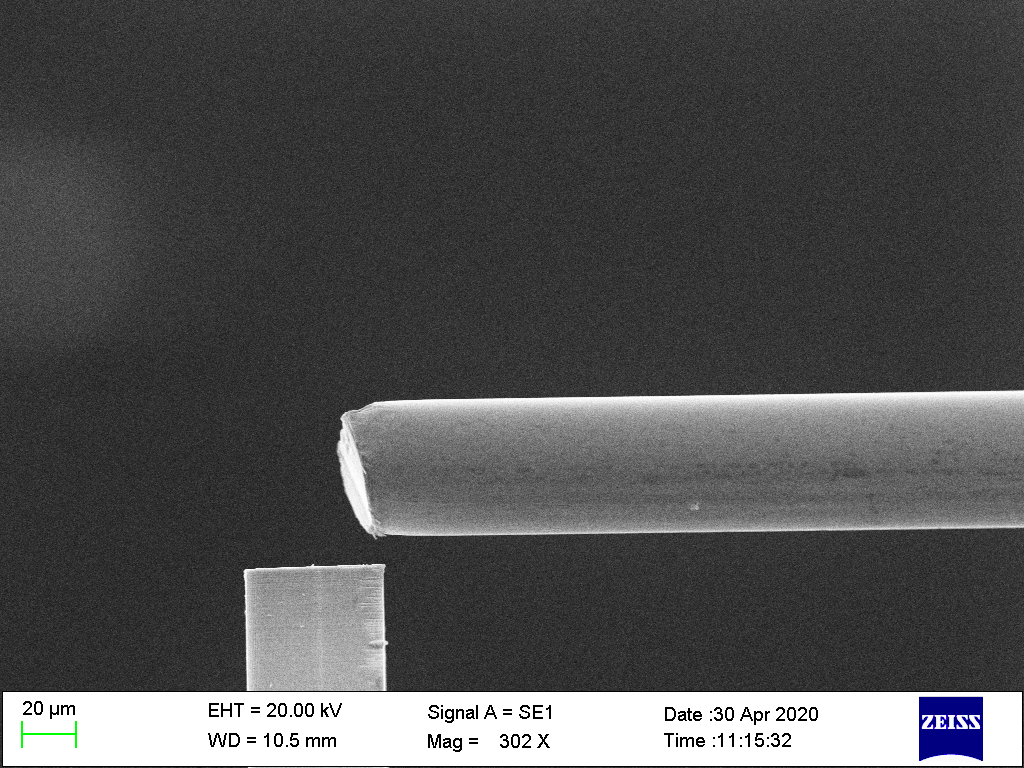
#> input picture noise_img/11.bmp, 1024 x 768 px, found by its file name
$ python '旋转图片.py'   (Python 2 division)
#> lines starting #> are read from the running program, lines starting #| are printed output that depends on the picture; long printed decimals are rounded
#> further down, image is the input picture: shape (768, 1024, 3); mean B, G, R 81.3, 80.8, 80.7
from math import *
import cv2
import os
import glob
import numpy as np

def rotate_img(img, angle):
    '''
    img   --image
    angle --rotation angle
    return--rotated img
    '''
#> called with angle = 1
    h, w = img.shape[:2]
#> h = 768; w = 1024
    rotate_center = (w/2, h/2)
#> rotate_center = (512, 384)
    #获取旋转矩阵
    # 参数1为旋转中心点;
    # 参数2为旋转角度,正值-逆时针旋转;负值-顺时针旋转
    # 参数3为各向同性的比例因子,1.0原图，2.0变成原来的2倍，0.5变成原来的0.5倍
    M = cv2.getRotationMatrix2D(rotate_center, angle, 1.0)
#> M = [[1, 0.0175, -6.62], [-0.0175, 1, 8.99]]
    print(M)
#| [[ 0.9998   0.01745 -6.624]
#|  [-0.01745  0.9998   8.994]]
    #计算图像新边界
    new_w = int(h * np.abs(M[0, 1]) + w * np.abs(M[0, 0]))
#> new_w = 1037
    new_h = int(h * np.abs(M[0, 0]) + w * np.abs(M[0, 1]))
#> new_h = 785
    #调整旋转矩阵以考虑平移
    M[0, 2] += (new_w - w) / 2
    M[1, 2] += (new_h - h) / 2

    rotated_img = cv2.warpAffine(img, M, (new_w, new_h))
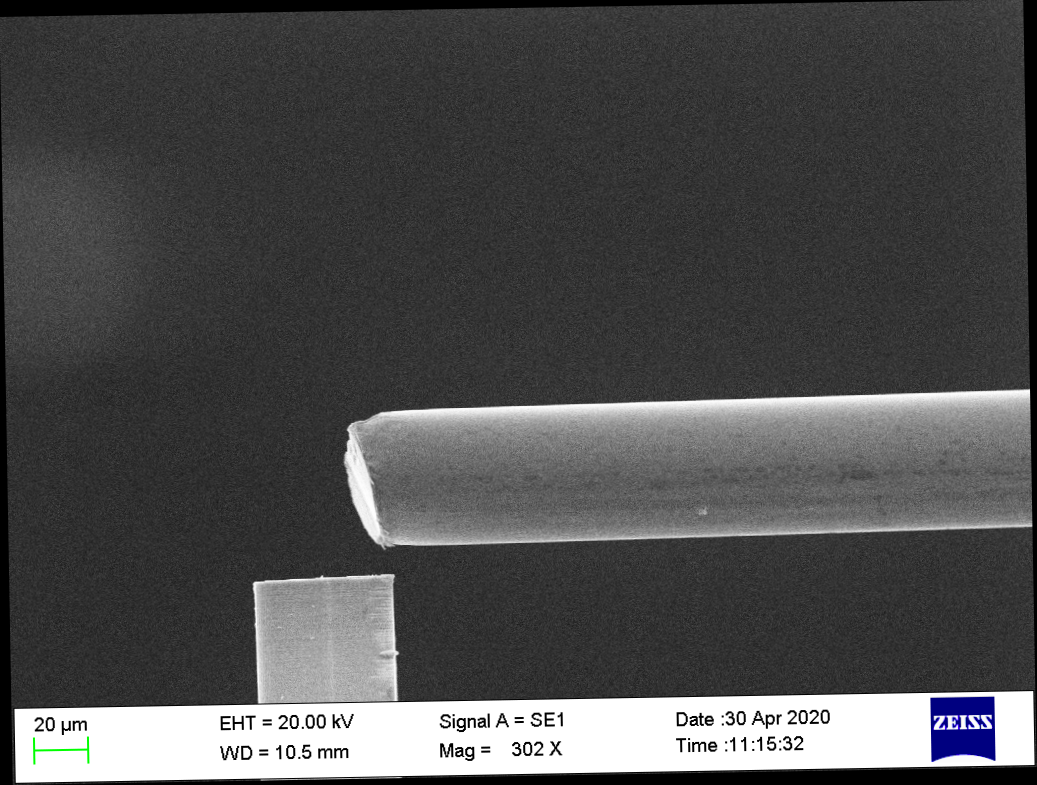
#> rotated_img: shape (785, 1037, 3); mean B, G, R 78.5, 78, 78
    constant = np.array([0.0,0.0,0.0])
    rotated_img_pad = a = cv2.copyMakeBorder(rotated_img,100,100,100,100,cv2.BORDER_CONSTANT,value=[0,0,0])
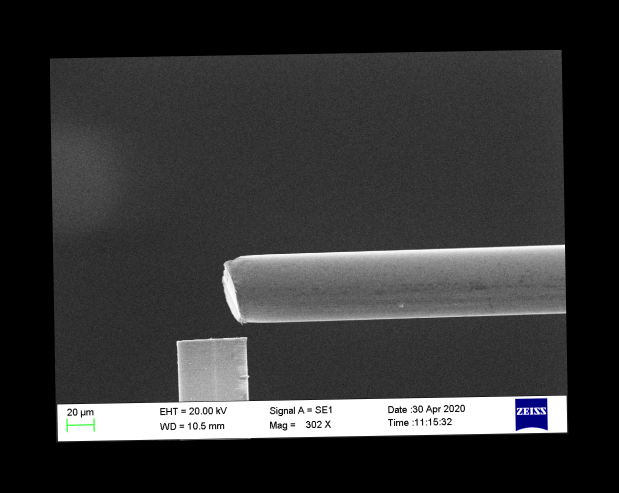
#> rotated_img_pad: shape (985, 1237, 3) (shown at 1/2 size); mean B, G, R 52.5, 52.1, 52.1
    (h1,w1,z1) = rotated_img_pad.shape
#> h1 = 985; w1 = 1237; z1 = 3
    print(h1,w1)
#| 985 1237
    #print(h//2-240,h//2+240,w//2-320,w//2+320)
    rotated_cut_img = rotated_img_pad[h1//2-h/2:h1//2+h//2,w1//2-w//2:w1//2+w//2,:]
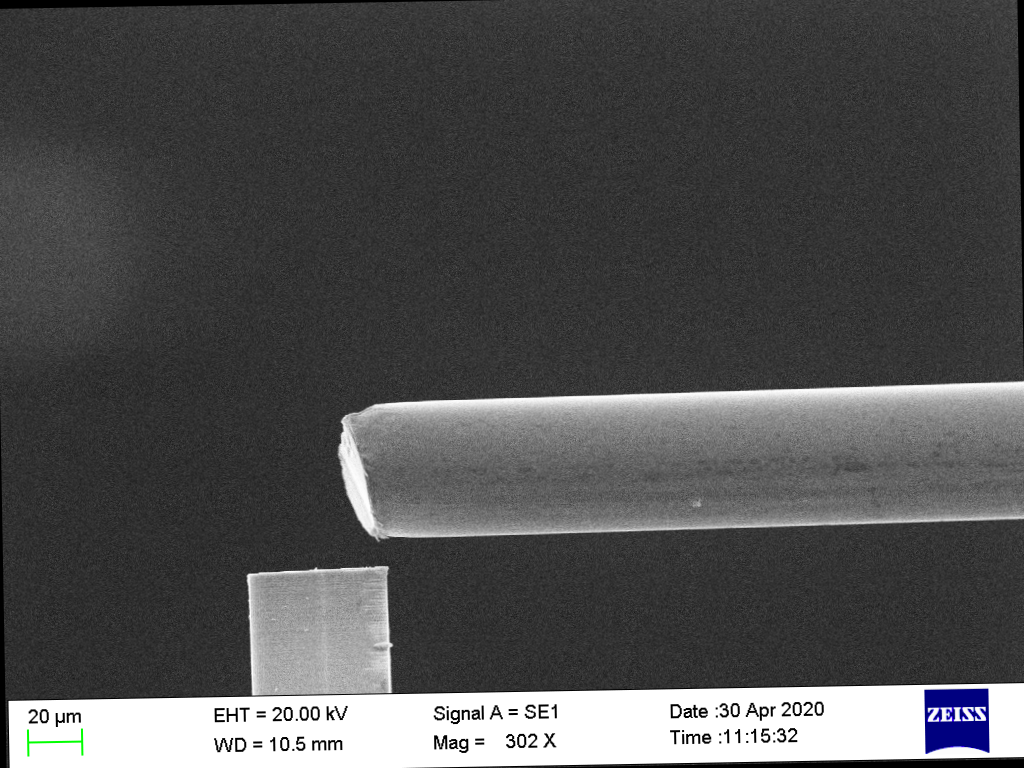
#> rotated_cut_img: shape (768, 1024, 3); mean B, G, R 80.3, 79.8, 79.8
    #print(rotated_cut_img)
    return rotated_cut_img


image = cv2.imread("11.bmp", -1)
        ##方法1
rotated_img1 = rotate_img(image, 1)
        #basename = os.path.basename(image_name)
        #tag, _ = os.path.splitext(basename)
cv2.imwrite("rotated_img/1.bmp", rotated_img1)

$ run again, with noise_img/2.bmp copied over noise_img/11.bmp
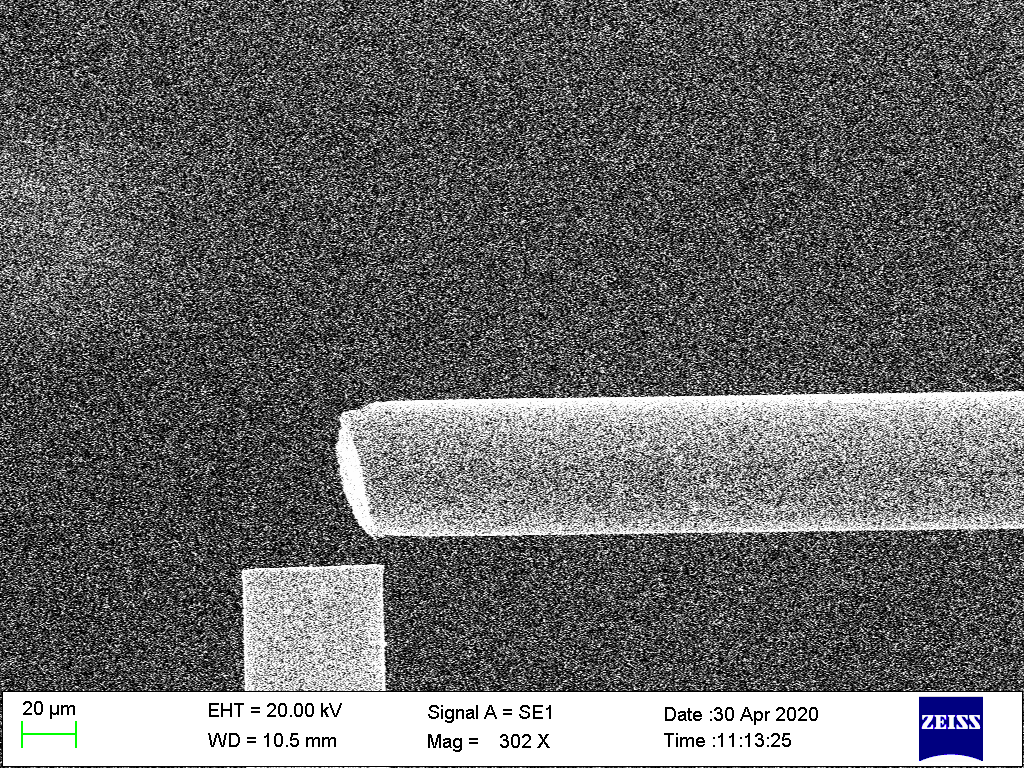
#> input picture noise_img/2.bmp, 1024 x 768 px, found by its file name
#> image is the input picture: shape (768, 1024, 3); mean B, G, R 105.2, 104.7, 104.6
#| [[ 0.9998   0.01745 -6.624]
#|  [-0.01745  0.9998   8.994]]
#> in rotate_img, `rotated_img_pad = a = cv2.copyMakeBorder(rotated_img,100,100,100,100,c..`:
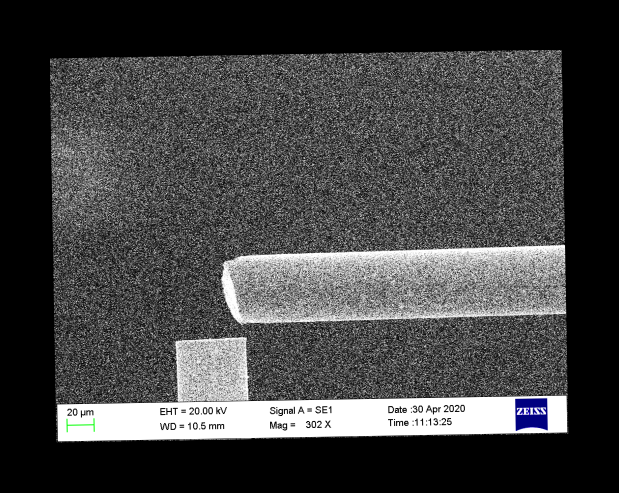
#> rotated_img_pad: shape (985, 1237, 3) (shown at 1/2 size); mean B, G, R 67.9, 67.6, 67.5
#| 985 1237
#> in rotate_img, `rotated_cut_img = rotated_img_pad[h1//2-h/2:h1//2+h//2,w1//2-w//2:w1//..`:
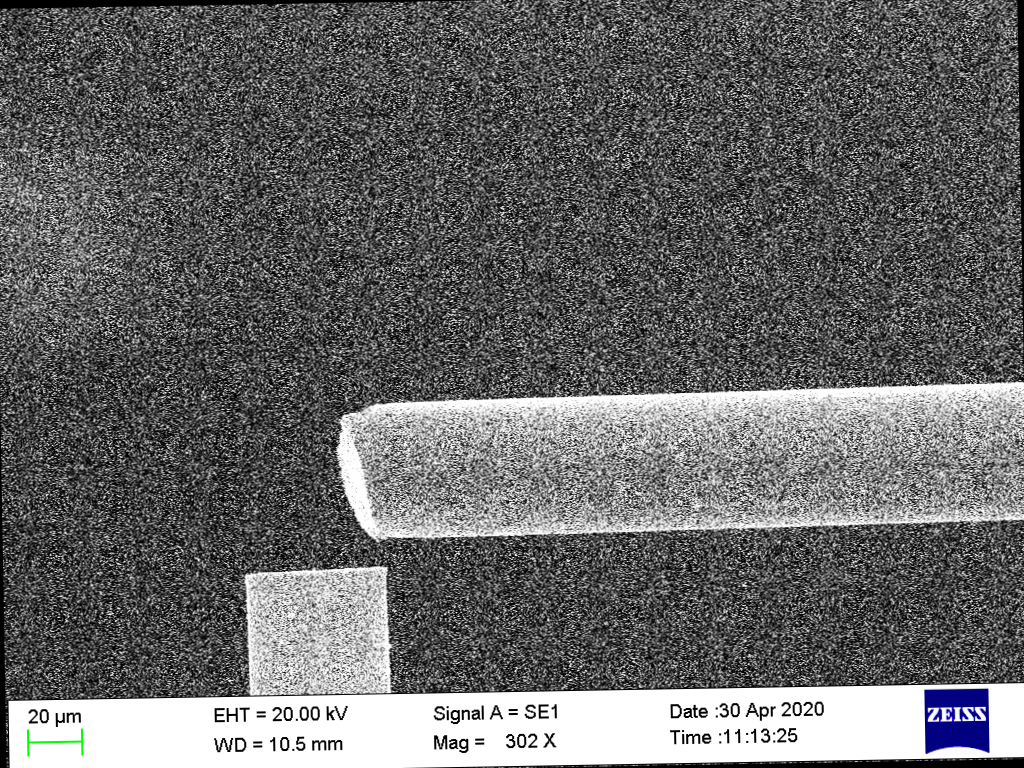
#> rotated_cut_img: shape (768, 1024, 3); mean B, G, R 104.1, 103.6, 103.6

$ run again, with noise_img/3.bmp copied over noise_img/11.bmp
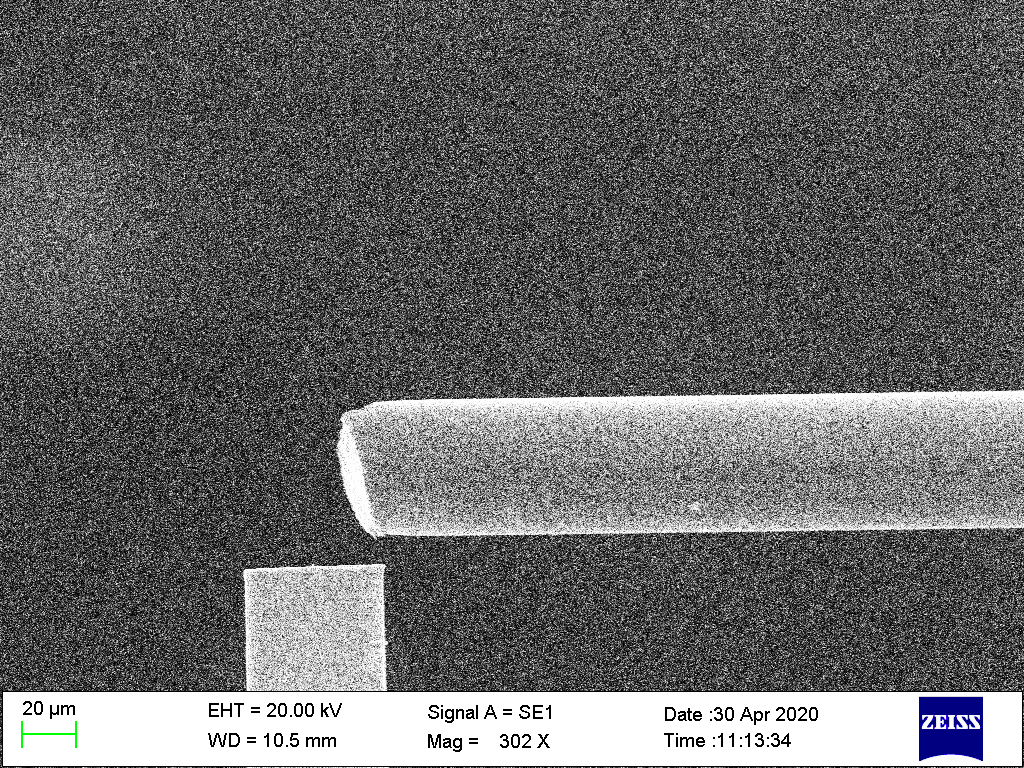
#> input picture noise_img/3.bmp, 1024 x 768 px, found by its file name
#> image is the input picture: shape (768, 1024, 3); mean B, G, R 104.1, 103.6, 103.6
#| [[ 0.9998   0.01745 -6.624]
#|  [-0.01745  0.9998   8.994]]
#> in rotate_img, `rotated_img_pad = a = cv2.copyMakeBorder(rotated_img,100,100,100,100,c..`:
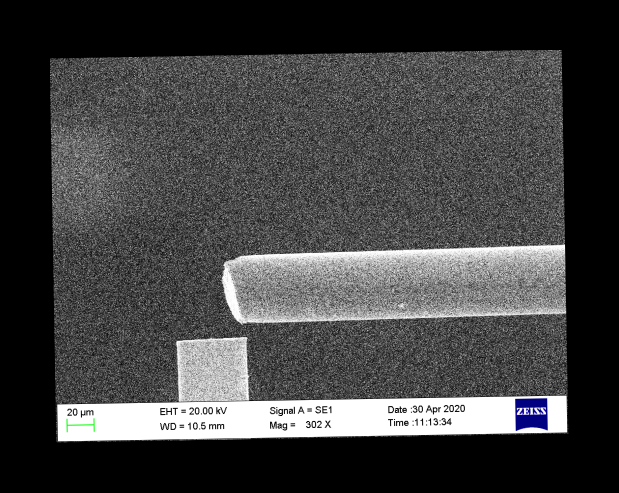
#> rotated_img_pad: shape (985, 1237, 3) (shown at 1/2 size); mean B, G, R 67.2, 66.9, 66.8
#| 985 1237
#> in rotate_img, `rotated_cut_img = rotated_img_pad[h1//2-h/2:h1//2+h//2,w1//2-w//2:w1//..`:
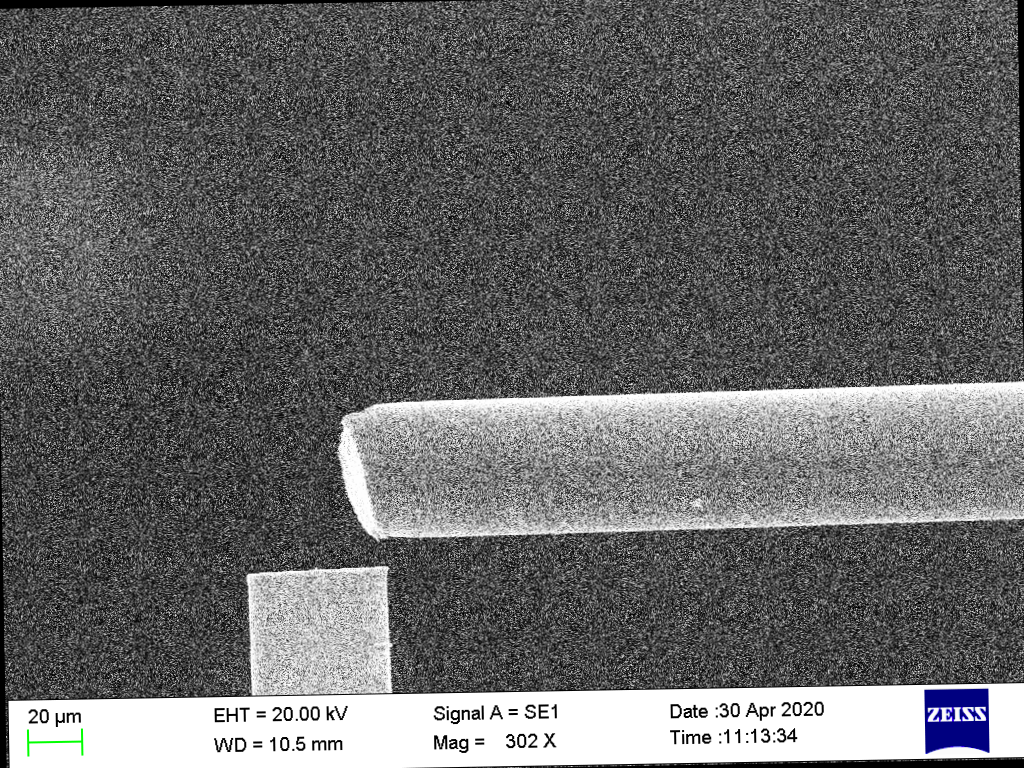
#> rotated_cut_img: shape (768, 1024, 3); mean B, G, R 103, 102.5, 102.5
